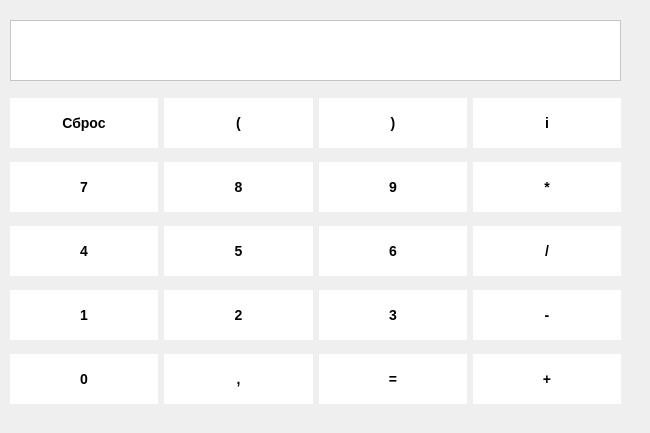
<?xml version="1.0" encoding="UTF-8"?>
<ui version="4.0">
 <class>Dialog</class>
 <widget class="QDialog" name="Dialog">
  <property name="geometry">
   <rect>
    <x>0</x>
    <y>0</y>
    <width>650</width>
    <height>433</height>
   </rect>
  </property>
  <property name="windowTitle">
   <string>Dialog</string>
  </property>
  <property name="styleSheet">
   <string notr="true">QPushButton{
background-color: white;
width:75px;
height:50px;
font-size:14px;
font-weight:bold;
border:none;
text-align:center;
}
QPushButton:hover{
background-color: silver;
}
QPushButton:pressed{
background-color: black;
}
QDialog{
background: QLinearGradient(x1: 0, y1: 0, 
                            x2: 0, y2: 1, 
                            stop: 0   rgb(255, 25, 236),    
                            stop: 1   rgba(102, 181, 255, 255));
}</string>
  </property>
  <widget class="QWidget" name="gridLayoutWidget">
   <property name="geometry">
    <rect>
     <x>10</x>
     <y>90</y>
     <width>611</width>
     <height>325</height>
    </rect>
   </property>
   <layout class="QGridLayout" name="gridLayout">
    <item row="2" column="2">
     <widget class="QPushButton" name="pushButton_8">
      <property name="text">
       <string>6</string>
      </property>
     </widget>
    </item>
    <item row="3" column="0">
     <widget class="QPushButton" name="pushButton_6">
      <property name="text">
       <string>1</string>
      </property>
     </widget>
    </item>
    <item row="3" column="1">
     <widget class="QPushButton" name="pushButton_7">
      <property name="text">
       <string>2</string>
      </property>
     </widget>
    </item>
    <item row="1" column="2">
     <widget class="QPushButton" name="pushButton_3">
      <property name="text">
       <string>9</string>
      </property>
     </widget>
    </item>
    <item row="1" column="1">
     <widget class="QPushButton" name="pushButton_2">
      <property name="text">
       <string>8</string>
      </property>
     </widget>
    </item>
    <item row="2" column="1">
     <widget class="QPushButton" name="pushButton_4">
      <property name="text">
       <string>5</string>
      </property>
     </widget>
    </item>
    <item row="2" column="0">
     <widget class="QPushButton" name="pushButton_5">
      <property name="text">
       <string>4</string>
      </property>
     </widget>
    </item>
    <item row="1" column="0">
     <widget class="QPushButton" name="pushButton">
      <property name="text">
       <string>7</string>
      </property>
     </widget>
    </item>
    <item row="3" column="2">
     <widget class="QPushButton" name="pushButton_9">
      <property name="text">
       <string>3</string>
      </property>
     </widget>
    </item>
    <item row="4" column="1">
     <widget class="QPushButton" name="pushButton_11">
      <property name="text">
       <string>,</string>
      </property>
     </widget>
    </item>
    <item row="1" column="3">
     <widget class="QPushButton" name="pushButton_13">
      <property name="text">
       <string>*</string>
      </property>
     </widget>
    </item>
    <item row="4" column="2">
     <widget class="QPushButton" name="pushButton_12">
      <property name="text">
       <string>=</string>
      </property>
     </widget>
    </item>
    <item row="2" column="3">
     <widget class="QPushButton" name="pushButton_14">
      <property name="text">
       <string>/</string>
      </property>
     </widget>
    </item>
    <item row="3" column="3">
     <widget class="QPushButton" name="pushButton_15">
      <property name="text">
       <string>-</string>
      </property>
     </widget>
    </item>
    <item row="4" column="3">
     <widget class="QPushButton" name="pushButton_16">
      <property name="text">
       <string>+</string>
      </property>
     </widget>
    </item>
    <item row="4" column="0">
     <widget class="QPushButton" name="pushButton_10">
      <property name="text">
       <string>0</string>
      </property>
     </widget>
    </item>
    <item row="0" column="3">
     <widget class="QPushButton" name="pushButton_17">
      <property name="text">
       <string>i</string>
      </property>
     </widget>
    </item>
    <item row="0" column="0">
     <widget class="QPushButton" name="pushButton_18">
      <property name="text">
       <string>Сброс</string>
      </property>
     </widget>
    </item>
    <item row="0" column="1">
     <widget class="QPushButton" name="pushButton_19">
      <property name="text">
       <string>(</string>
      </property>
     </widget>
    </item>
    <item row="0" column="2">
     <widget class="QPushButton" name="pushButton_20">
      <property name="text">
       <string>)</string>
      </property>
     </widget>
    </item>
   </layout>
  </widget>
  <widget class="QListView" name="listView">
   <property name="geometry">
    <rect>
     <x>10</x>
     <y>20</y>
     <width>611</width>
     <height>61</height>
    </rect>
   </property>
   <property name="styleSheet">
    <string notr="true">background: white;</string>
   </property>
  </widget>
 </widget>
 <resources/>
 <connections/>
</ui>
